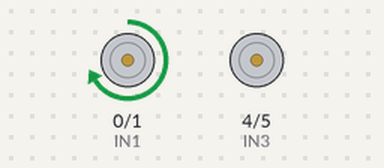
Bench run of a sketch on a simulated Arduino Uno, built with avr-gcc and run on an emulated ATmega328P. On the bench: motor-driver pin pairs drawn as motors (green arrow = first pin HIGH = forward, orange = second pin HIGH = backward, longer = more drive, scaled by the enable pin).

Above: at 1.0 s.
At 3.0 s:
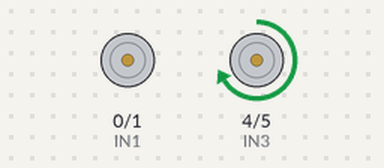
At 5.0 s:
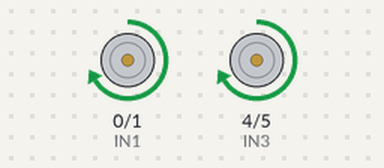
At 6.5 s:
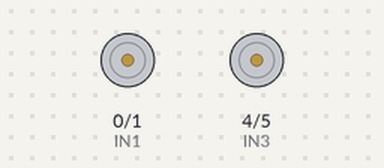
Timing chart, 0 to 9.1 s (numbered marks = the images above):
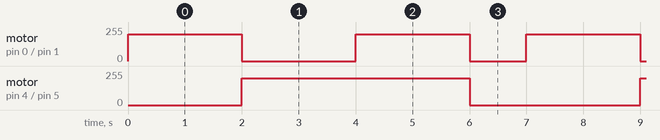

Measured:
- by itself, motor on pin 0 (IN1) / pin 1 (IN2): repeats every 7.0 s: stopped 2.0 s, forward 200/255 2.0 s, stopped 1.0 s, forward 200/255 2.0 s
- by itself, motor on pin 4 (IN3) / pin 5 (IN4): alternates forward 200/255 for 4.0 s and stopped for 3.0 s

The sketch:

MotorDriverDemo.ino
```cpp
// motor one
#define ENA 3
#define IN1 0
#define IN2 1
// motor two
#define ENB 6
#define IN3 4
#define IN4 5

void demoOne()
{
  // Test motor A
  digitalWrite(IN1, HIGH);
  digitalWrite(IN2, LOW);
  delay(2000);
  digitalWrite(IN1, LOW);

//Test motor B
digitalWrite(IN3, HIGH);
  digitalWrite(IN4, LOW);
  delay(2000);
  digitalWrite(IN3, LOW);
   //Test both
digitalWrite(IN1, HIGH);
  digitalWrite(IN2, LOW);
  digitalWrite(IN3, HIGH);
  digitalWrite(IN4, LOW);
  delay(2000);
  digitalWrite(IN1, LOW);
  digitalWrite(IN3, LOW);
}

void setup()
{
  // set all the motor control pins to outputs
  pinMode(ENA, OUTPUT);
  pinMode(ENB, OUTPUT);
  pinMode(IN1, OUTPUT);
  pinMode(IN2, OUTPUT);
  pinMode(IN3, OUTPUT);
  pinMode(IN4, OUTPUT);
  analogWrite(ENA, 200);
  analogWrite(ENB, 200);
}

void loop()
{
  demoOne();
  delay(1000);
}
```
